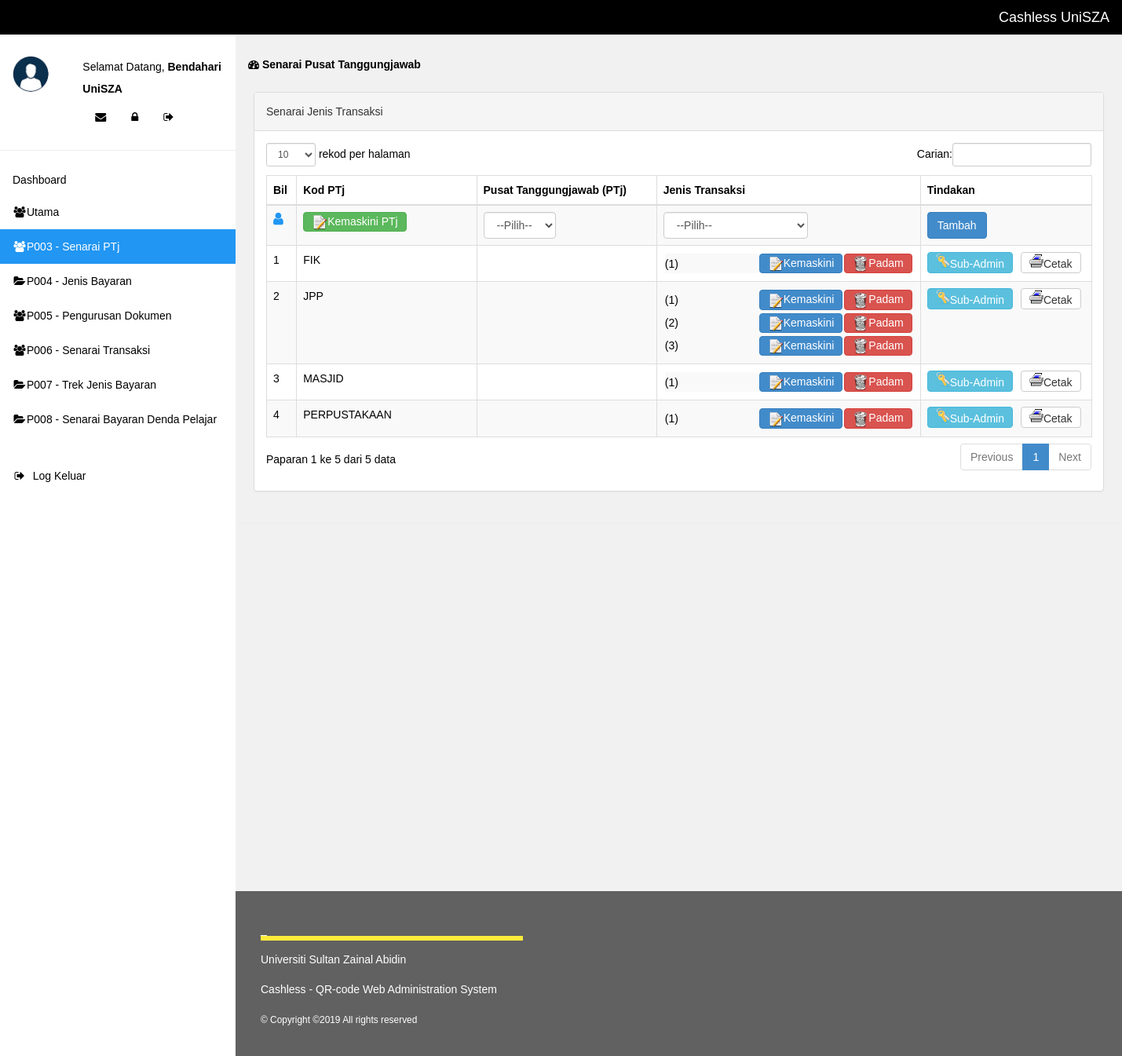
/P003.php (signed in), run on an earlier commit of the app's database.
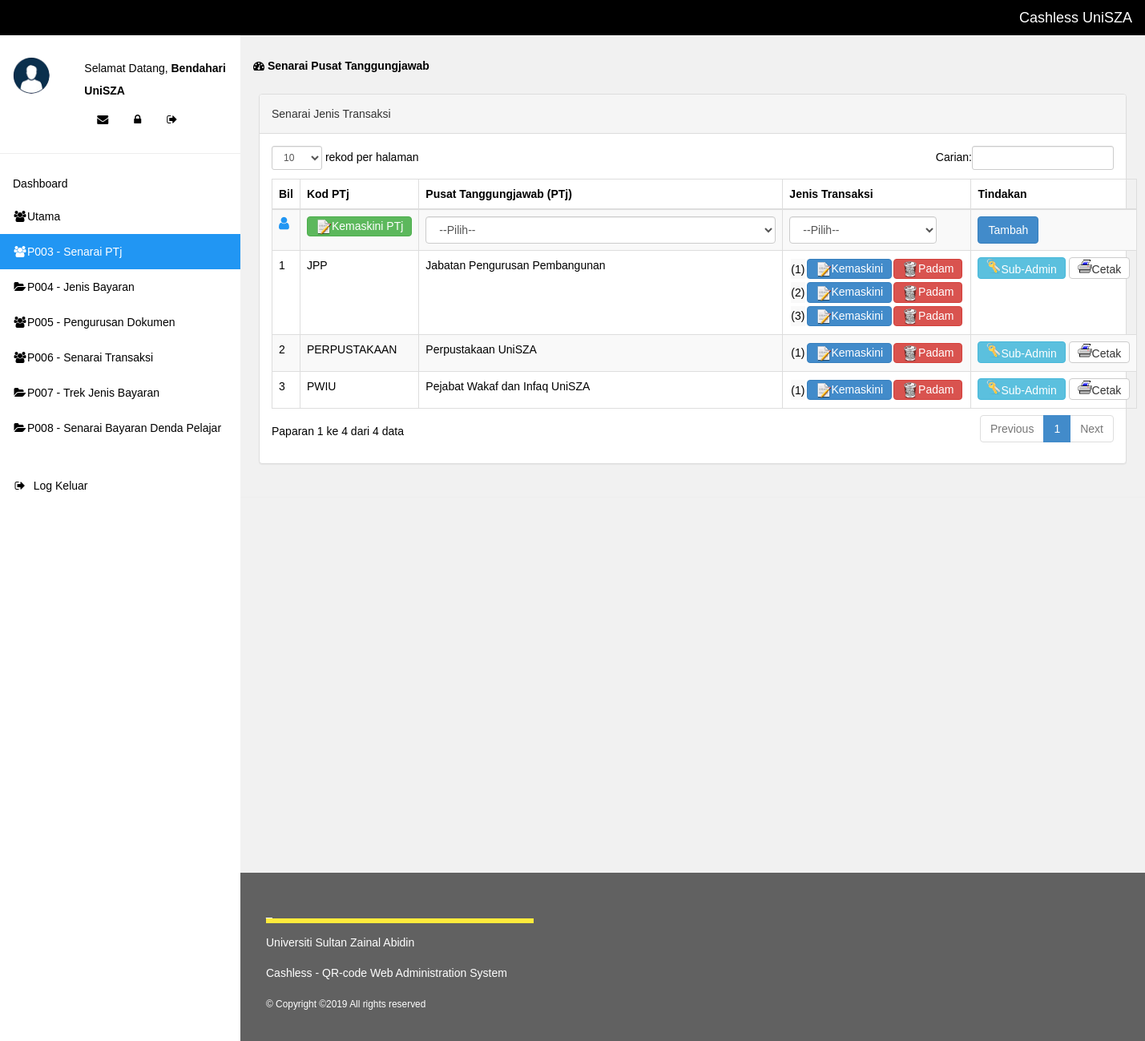
And on a later commit of the database.
### tables this page shows
CREATE TABLE kod_jenistransaksi (
  id_jenistransaksi VARCHAR(16) NOT NULL,
  jenistransaksi VARCHAR(100) NOT NULL,
  jabatan VARCHAR(40) NOT NULL,
  created_date TIMESTAMP NULL DEFAULT CURRENT_TIMESTAMP,
  PRIMARY KEY (id_jenistransaksi)
  );

CREATE TABLE kod_jabatan (
  idptj VARCHAR(15) NOT NULL,
  singkatan VARCHAR(20) NOT NULL,
  namaptj VARCHAR(100) NOT NULL,
  created_date TIMESTAMP NULL DEFAULT CURRENT_TIMESTAMP,
  PRIMARY KEY (idptj)
  );

### web/functions.php (called while the page is built, shortened)
<?php
function getNamaPtj($jaba){
$nama="";
$qry2="SELECT * FROM kod_jabatan";
$res2=mysql_query($qry2) or die(mysql_error());
while($fetch2=mysql_fetch_array($res2)){
	if ($jaba==$fetch2['idptj']){ $nama=$fetch2['namaptj']; }
}mysql_free_result($res2);
return $nama;
}
?>

### web/ui/table.php (the view, shortened to what this page needs)
<div class="col-md-12">
                    <div class="panel panel-default">
                        <div class="panel-heading">
                             Senarai Jenis Transaksi
                        </div>
                        <div class="panel-body">
                            <div class="table-responsive">
                                <table class="table table-striped table-bordered table-hover" id="dataTables-example">
                                    <thead>
                                        <tr>
                                            <th style="width:20px;">Bil</th>
                                            <th style="width:200px;">Kod PTj</th>
                                            <th style="width:200px;">Pusat Tanggungjawab (PTj)</th>
                                            <th style="width:300px;">Jenis Transaksi</th>
                                            <th style="width:10px;">Tindakan</th>
                                        </tr>
                                    </thead>
                                    <tbody>
									<tr class='gradeA'>
									<td><i class="fa fa-user w3-text-blue w3-large"></i></td>
									<td><a href="../web/P002.php"><button class="btn btn-success" style="padding:1px 10px;"><img src="imgs/edit2.png" height="20" border="0" title="Kemaskini senarai">Kemaskini PTj</button></a></td>
									<form method="post" action="../web/controller/P002_add_exec.php">
									<td>
									<div class="form-group" align="left">
											<select required class="form-control" name="jabatan" value="">
											<option value="">--Pilih--</option>
											</select>
											</div>
											</td>
											<td><div class="form-group" align="left">
											<select required class="form-control" name="jenistransaksi" value="">
												<option value="">--Pilih--</option>
											</select>
											</div></td>
									<td><a><button type="submit" class="btn btn-primary">Tambah</button></a></td>
									</form>
									</tr>
<?php
$data = mysql_query("SELECT * FROM kod_jenistransaksi GROUP BY jabatan");
$i=1;
while($info = mysql_fetch_array( $data )) {
$jaba = $info['jabatan'];
$ptj  = getNamaPtj($jaba);
echo "<tr class='gradeA'>";
echo "<td>".$i." </td>";
echo "<td>".$jaba."</td>";
echo "<td>".$ptj . " </td>";
echo "<td>";
$countz = "1";
$qK="SELECT * FROM kod_jenistransaksi";
$resK=mysql_query($qK) or die(mysql_error());
while($fetchK=mysql_fetch_array($resK)){
if ($jaba==$fetchK['jabatan']){
?><table border="0" class="table-striped" width="100%" style="border-collapse: separate; border-spacing: 2px;"><tr>
<td width="70%"><?
$namajenist = getNamaJenisT($fetchK['jenistransaksi']);
echo "(".$countz.")  ".$namajenist ;
?></td>
<td align="right" width="15%">
<button class="btn btn-primary" style="padding:1px 10px;" data-toggle="modal" data-target="#myModal<?echo $fetchK['id_jenistransaksi'];?>"><img src="imgs/edit2.png" height="20" border="0" title="Kemaskini">Kemaskini</button>
</td>
<td align="right" width="15%">
<a href="../web/controller/jenis_transaksi_delete_exec.php?id_jenistransaksi=<?echo $fetchK['id_jenistransaksi']; ?>"><button class="btn btn-danger" style="padding:1px 10px;" onclick="return confirm('Anda pasti untuk padam data ini?');"><img src="imgs/del.png" height="20" border="0" title="Hapus Data">Padam</button></a>
</td>
</tr></table>
<?
$countz++; }
}mysql_free_result($resK);
echo "</td>";
?>
<td>
<table border="0"><tr>
<td>
<form action="senarai_sa.php" method="POST"><input type="hidden" name="id_jenistransaksi" value="<?=$info['id_jenistransaksi']?>"><input type="hidden" name="jabatan" value="<?=$info['jabatan']?>">
<button class="btn btn-info" style="padding:1px 10px;"><input type="image" src="../web/imgs/keys.png" alt="Submit" height="18" title="Senarai Sub-Admin">Sub-Admin</button>
</form>
</td><td width="10px">&nbsp;</td><td>
<form action="../extension/html2pdf/cetakP003.php" method="GET" target="_blank">
<button class="btn btn-default" style="padding:1px 10px;"><input type="image" src="../web/imgs/print.gif" alt="Submit" height="18" title="Cetak">Cetak</button>
</form>
</td>
</tr></table>
</td> <?   ?>
										 <?
											echo "</tr>";
										$i++;
										}
										?>
                                    </tbody>
                                </table>
                            </div>
                        </div>
                    </div>
                </div>

What changed in the data, as far as the page shows it:
removed kod_jenistransaksi: jabatan "FIK"
shown differently, row unchanged: kod_jenistransaksi "JPP": jabatan.namaptj (not shown) → "Jabatan Pengurusan Pembangunan"
shown differently, row unchanged: kod_jenistransaksi "PERPUSTAKAAN": jabatan.namaptj (not shown) → "Perpustakaan UniSZA"; moves up the list
changed kod_jenistransaksi: jabatan "MASJID" → "PWIU"; jabatan.namaptj (not shown) → "Pejabat Wakaf dan Infaq UniSZA"
Also different on the page:
text written by a page script: "rekod per halaman Carian: Paparan 1 ke 5 dari 5 data Previous 1 Next" → "rekod per halaman Carian: Paparan 1 ke 4 dari 4 data Previous 1 Next"
